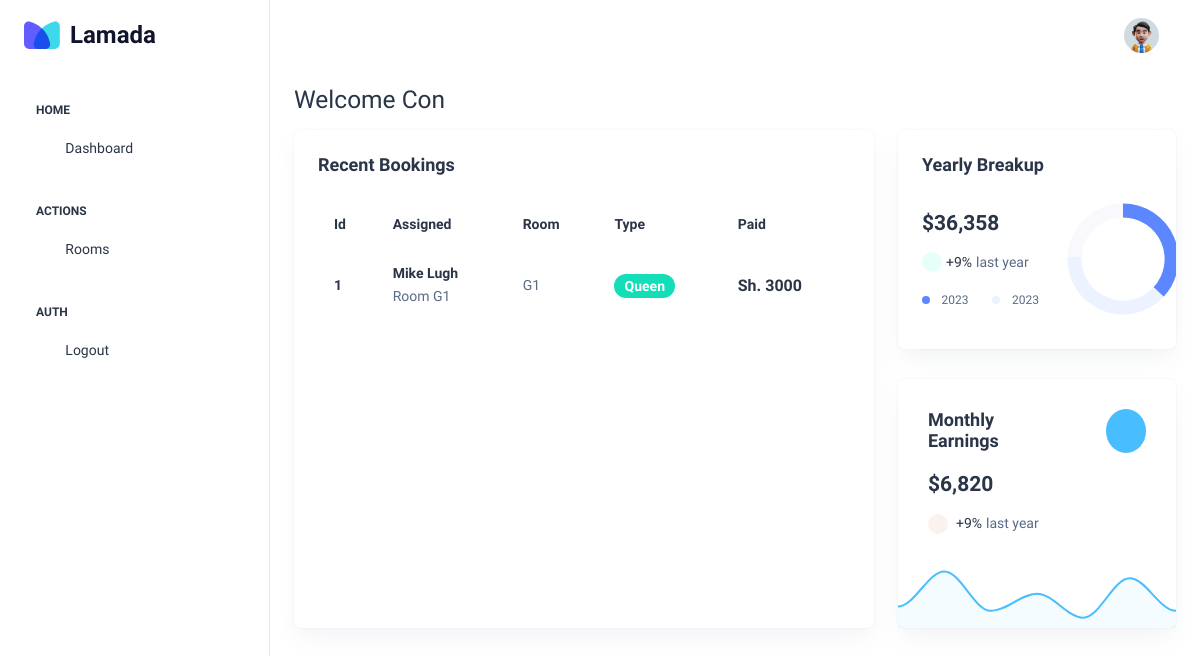
Page / (signed in) on the committed database.
### tables this page shows
CREATE TABLE 'users' (
    'id' INTEGER PRIMARY KEY AUTOINCREMENT,
    'email' VARCHAR(50) NOT NULL,
    'first_name' CHAR(50),
    'last_name' CHAR(50),
    'role' CHAR(50),
    'password' VARCHAR
);

CREATE TABLE 'bookings'(
    'id' INTEGER PRIMARY KEY AUTOINCREMENT,
    'customer_phone' VARCHAR (12) NOT NULL,
    'customer_name' VARCHAR (50) NOT NULL,
    'room_number' CHAR(30) NOT NULL,
    'room_type' CHAR(30) NOT NULL,
    'check_in' DATE NOT NULL,
    'check_out' DATE NOT NULL,
    'amount_paid' INTEGER NOUT NULL
);

### app.py (the view)
@app.route("/")
@login_required
def index():
    user = db.execute("SELECT role from users WHERE id = ?", session["user_id"])
    bookings = db.execute("SELECT * FROM bookings ORDER BY id DESC LIMIT 5")
    if user[0]["role"] == "receptionist":
        return render_template("reception.html", bookings=bookings)
    return render_template("admin.html", bookings=bookings)

### app.py (called while the page is built)
@app.after_request
def after_request(response):
    response.headers["Cache-Control"] = "no-cache, no-store, must-revalidate"
    response.headers["Expires"] = 0
    response.headers["Pragma"] = "no-cache"
    return response

@app.context_processor
def user_details():
    if request.path == "/login":
        return {}
    row = db.execute(
        "SELECT first_name, last_name, role FROM users WHERE id = ?", session["user_id"]
    )
    return dict(user=row[0])

### helpers.py (called while the page is built)
def login_required(f):
    @wraps(f)
    def decorated_function(*args, **kwargs):
        if session.get("user_id") is None:
            return redirect("/login")
        return f(*args, **kwargs)
    return decorated_function

### templates/reception.html (shortened to what this page needs)
<!DOCTYPE html>
<html lang="en">
  <head>
    <link rel="stylesheet" href="../static/css/styles.min.css" />
  </head>
  <body>
    <div
      class="page-wrapper"
      id="main-wrapper"
      data-layout="vertical"
      data-navbarbg="skin6"
      data-sidebartype="full"
      data-sidebar-position="fixed"
      data-header-position="fixed"
    >
      <aside class="left-sidebar">
        <div>
          <div
            class="brand-logo d-flex align-items-center justify-content-between"
          >
            <a
              href="/"
              class="text-nowrap logo-img"
              style="display: flex; align-items: center"
            >
              <img src="../static/images/icon.svg" width="36" alt="" />
              <span
                style="
                  font-weight: 700;
                  font-size: 24px;
                  color: #11142d;
                  padding-left: 10px;
                "
                >Lamada</span
              >
            </a>
          </div>
          <nav class="sidebar-nav scroll-sidebar" data-simplebar="">
            <ul id="sidebarnav">
              <li class="nav-small-cap">
                <span class="hide-menu">Home</span>
              </li>
              <li class="sidebar-item">
                <a class="sidebar-link" href="/" aria-expanded="false">
                  <span>
                    <i class="ti ti-layout-dashboard"></i>
                  </span>
                  <span class="hide-menu">Dashboard</span>
                </a>
              </li>
              <li class="nav-small-cap">
                <span class="hide-menu">ACTIONS</span>
              </li>
              <li class="sidebar-item">
                <a class="sidebar-link" href="/rooms" aria-expanded="false">
                  <span>
                    <i class="ti ti-bed"></i>
                  </span>
                  <span class="hide-menu">Rooms</span>
                </a>
              </li>
              <li class="nav-small-cap">
                <span class="hide-menu">AUTH</span>
              </li>
              <li class="sidebar-item">
                <a class="sidebar-link" href="/logout" aria-expanded="false">
                  <span>
                    <i class="ti ti-login"></i>
                  </span>
                  <span class="hide-menu">Logout</span>
                </a>
              </li>
            </ul>
          </nav>
        </div>
      </aside>
      <div class="body-wrapper">
        <header class="app-header">
          <nav class="navbar navbar-expand-lg navbar-light">
            <div
              class="navbar-collapse justify-content-end px-0"
              id="navbarNav"
            >
              <ul
                class="navbar-nav flex-row ms-auto align-items-center justify-content-end"
              >
                <li class="nav-item dropdown">
                  <a
                    class="nav-link nav-icon-hover"
                    href="javascript:void(0)"
                    id="drop2"
                    data-bs-toggle="dropdown"
                    aria-expanded="false"
                  >
                    <img
                      src="../static/images/user.jpg"
                      alt=""
                      width="35"
                      height="35"
                      class="rounded-circle"
                    />
                  </a>
                </li>
              </ul>
            </div>
          </nav>
        </header>
        <div class="container-fluid">
          <div class="row">
            <h3 class="mb-3">Welcome {{user['last_name'].capitalize()}}</h3>
            <div class="col-lg-8 d-flex align-items-stretch">
              <div class="card w-100">
                <div class="card-body p-4">
                  <h5 class="card-title fw-semibold mb-4">Recent Bookings</h5>
                  <div class="table-responsive">
                    <table class="table text-nowrap mb-0 align-middle">
                      <thead class="text-dark fs-4">
                        <tr>
                          <th class="border-bottom-0">
                            <h6 class="fw-semibold mb-0">Id</h6>
                          </th>
                          <th class="border-bottom-0">
                            <h6 class="fw-semibold mb-0">Assigned</h6>
                          </th>
                          <th class="border-bottom-0">
                            <h6 class="fw-semibold mb-0">Room</h6>
                          </th>
                          <th class="border-bottom-0">
                            <h6 class="fw-semibold mb-0">Type</h6>
                          </th>
                          <th class="border-bottom-0">
                            <h6 class="fw-semibold mb-0">Paid</h6>
                          </th>
                        </tr>
                      </thead>
                      <tbody>
                        {%for booking in bookings%}
                        <tr>
                          <td class="border-bottom-0">
                            <h6 class="fw-semibold mb-0">{{booking['id']}}</h6>
                          </td>
                          <td class="border-bottom-0">
                            <h6 class="fw-semibold mb-1">
                              {{booking['customer_name']}}
                            </h6>
                            <span class="fw-normal"
                              >Room {{booking['room_number'].upper()}}</span
                            >
                          </td>
                          <td class="border-bottom-0">
                            <p class="mb-0 fw-normal">
                              {{booking['room_number'].upper()}}
                            </p>
                          </td>
                          <td class="border-bottom-0">
                            <div class="d-flex align-items-center gap-2">
                              <span
                                id="room-type"
                                class="badge bg-primary rounded-3 fw-semibold"
                                >{{booking['room_type'].capitalize()}}</span
                              >
                            </div>
                          </td>
                          <td class="border-bottom-0">
                            <h6 class="fw-semibold mb-0 fs-4">
                              Sh. {{booking['amount_paid']}}
                            </h6>
                          </td>
                        </tr>
                        {%endfor%}
                      </tbody>
                    </table>
                  </div>
                </div>
              </div>
            </div>
            <div class="col-lg-4">
              <div class="row">
                <div class="col-lg-12">
                  <div class="card overflow-hidden">
                    <div class="card-body p-4">
                      <h5 class="card-title mb-9 fw-semibold">
                        Yearly Breakup
                      </h5>
                      <div class="row align-items-center">
                        <div class="col-8">
                          <h4 class="fw-semibold mb-3">$36,358</h4>
                          <div class="d-flex align-items-center mb-3">
                            <span
                              class="me-1 rounded-circle bg-light-success round-20 d-flex align-items-center justify-content-center"
                            >
                              <i class="ti ti-arrow-up-left text-success"></i>
                            </span>
                            <p class="text-dark me-1 fs-3 mb-0">+9%</p>
                            <p class="fs-3 mb-0">last year</p>
                          </div>
                          <div class="d-flex align-items-center">
                            <div class="me-4">
                              <span
                                class="round-8 bg-primary rounded-circle me-2 d-inline-block"
                              ></span>
                              <span class="fs-2">2023</span>
                            </div>
                            <div>
                              <span
                                class="round-8 bg-light-primary rounded-circle me-2 d-inline-block"
                              ></span>
                              <span class="fs-2">2023</span>
                            </div>
                          </div>
                        </div>
                        <div class="col-4">
                          <div class="d-flex justify-content-center">
                            <div id="breakup"></div>
                          </div>
                        </div>
                      </div>
                    </div>
                  </div>
                </div>
                <div class="col-lg-12">
                  <div class="card">
                    <div class="card-body">
                      <div class="row alig n-items-start">
                        <div class="col-8">
                          <h5 class="card-title mb-9 fw-semibold">
                            Monthly Earnings
                          </h5>
                          <h4 class="fw-semibold mb-3">$6,820</h4>
                          <div class="d-flex align-items-center pb-1">
                            <span
                              class="me-2 rounded-circle bg-light-danger round-20 d-flex align-items-center justify-content-center"
                            >
                              <i class="ti ti-arrow-down-right text-danger"></i>
                            </span>
                            <p class="text-dark me-1 fs-3 mb-0">+9%</p>
                            <p class="fs-3 mb-0">last year</p>
                          </div>
                        </div>
                        <div class="col-4">
                          <div class="d-flex justify-content-end">
                            <div
                              class="text-white bg-secondary rounded-circle p-6 d-flex align-items-center justify-content-center"
                            >
                              <i class="ti ti-currency-dollar fs-6"></i>
                            </div>
                          </div>
                        </div>
                      </div>
                    </div>
                    <div id="earning"></div>
                  </div>
                </div>
              </div>
            </div>
          </div>
        </div>
      </div>
    </div>
  </body>
</html>

### rows in the picture
users: last_name "Con"
bookings: id "1", customer_name "Mike Lugh", room_number "G1", room_type "Queen", amount_paid "3000"
